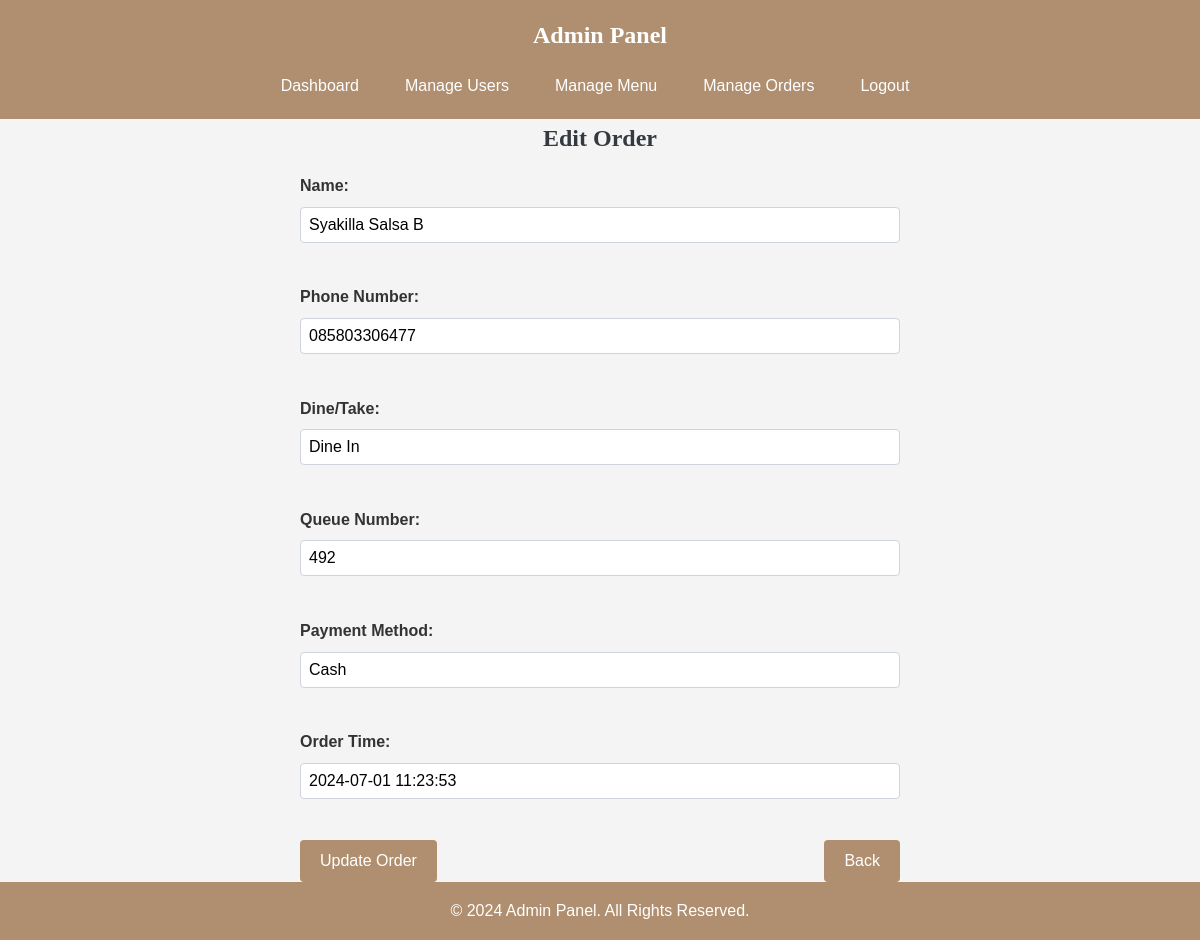
The app's page /edit_order.php?id=1 (signed in) with its own data.
### tables this page shows
CREATE TABLE `orders` (
  `id` int(6) UNSIGNED NOT NULL,
  `name` varchar(50) NOT NULL,
  `phone` varchar(15) NOT NULL,
  `dine_take` varchar(10) NOT NULL,
  `number` varchar(10) NOT NULL,
  `menu` varchar(30) NOT NULL,
  `payment` varchar(15) NOT NULL,
  `order_time` timestamp NOT NULL DEFAULT current_timestamp()
);

### edit_order.php (the view, shortened to what this page needs)
<?php
include('db/config.php');
$id = intval($_GET['id']);
$sql = "SELECT * FROM orders WHERE id = $id";
$result = $conn->query($sql);
$row = $result->fetch_assoc();
?>
<!DOCTYPE html>
<html>
<head>
    <link rel="stylesheet" type="text/css" href="style.css">
</head>
<body>
    <?php include('header.php'); ?>
    <div class="container">
        <h2>Edit Order</h2>
        <form method="post" action="<?php echo htmlspecialchars($_SERVER["PHP_SELF"]) . '?id=' . $id; ?>">
            <label for="name">Name:</label>
            <input type="text" id="name" name="name" value="<?php echo htmlspecialchars($row['name']); ?>" required><br><br>
            <label for="phone">Phone Number:</label>
            <input type="text" id="phone" name="phone" value="<?php echo htmlspecialchars($row['phone']); ?>" required><br><br>
            <label for="dine_take">Dine/Take:</label>
            <input type="text" id="dine_take" name="dine_take" value="<?php echo htmlspecialchars($row['dine_take']); ?>" required><br><br>
            <label for="number">Queue Number:</label>
            <input type="text" id="number" name="number" value="<?php echo htmlspecialchars($row['number']); ?>" required><br><br>
            <label for="payment">Payment Method:</label>
            <input type="text" id="payment" name="payment" value="<?php echo htmlspecialchars($row['payment']); ?>" required><br><br>
            <label for="order_time">Order Time:</label>
            <input type="text" id="order_time" name="order_time" value="<?php echo htmlspecialchars($row['order_time']); ?>" readonly><br><br>
            <div class="button-group">
                <button type="submit">Update Order</button>
                <button type="button" onclick="window.location.href='manage_orders.php'">Back</button>
            </div>
        </form>
    </div>
    <footer>
        &copy; 2024 Admin Panel. All Rights Reserved.
    </footer>
</body>
</html>

### style.css (style rules this page uses)
body { font-family: Arial, sans-serif; background-color: #f4f4f4; margin: 0; padding: 0; }
header, footer { background-color: #333; color: #fff; text-align: center; padding: 1em 0; }
.container { width: 80%; margin: auto; overflow: hidden; }

### edit_order.php (style rules this page uses)
* { margin: 0; padding: 0; box-sizing: border-box; }
body { font-family: 'Segoe UI', Tahoma, Geneva, Verdana, sans-serif; background-color: #f8f9fa; color: #333; display: flex; flex-direction: column; min-height: 100vh; }
.container { width: 100%; margin: 0 auto; }
h2 { margin-bottom: 1rem; color: #343a40; font-size: 1.5rem; text-align: center; font-family: 'Merriweather', serif; }
form { max-width: 600px; margin: 0 auto; }
label { display: block; margin-bottom: 0.5rem; font-weight: bold; }
input[type="text"], textarea { width: 100%; padding: 0.5rem; margin-bottom: 1rem; border: 1px solid #ced4da; border-radius: 4px; font-size: 1rem; }
.button-group { display: flex; justify-content: space-between; }
.button-group button { background-color: #AF8F6F; color: white; padding: 0.75rem 1.25rem; border: none; border-radius: 4px; font-size: 1rem; cursor: pointer; transition: background-color 0.3s; margin-right: 1rem; }
.button-group button:last-child { margin-right: 0; }
footer { background-color: #AF8F6F; color: white; text-align: center; padding: 1rem; width: 100%; position: relative; margin-top: auto; }

### header.php (style rules this page uses)
* { margin: 0; padding: 0; box-sizing: border-box; }
body { font-family: Arial, sans-serif; line-height: 1.6; background-color: #f4f4f4; display: flex; flex-direction: column; min-height: 100vh; margin: 0; }
.container { width: 100%; margin: 0; padding: 0; }
footer { text-align: center; padding: 1rem; background-color: #AF8F6F; color: #fff; width: 100%; }

### records on screen
orders: name "Syakilla Salsa B", phone "085803306477", dine_take "Dine In", number "492", payment "Cash", order_time "2024-07-01 11:23:53"
